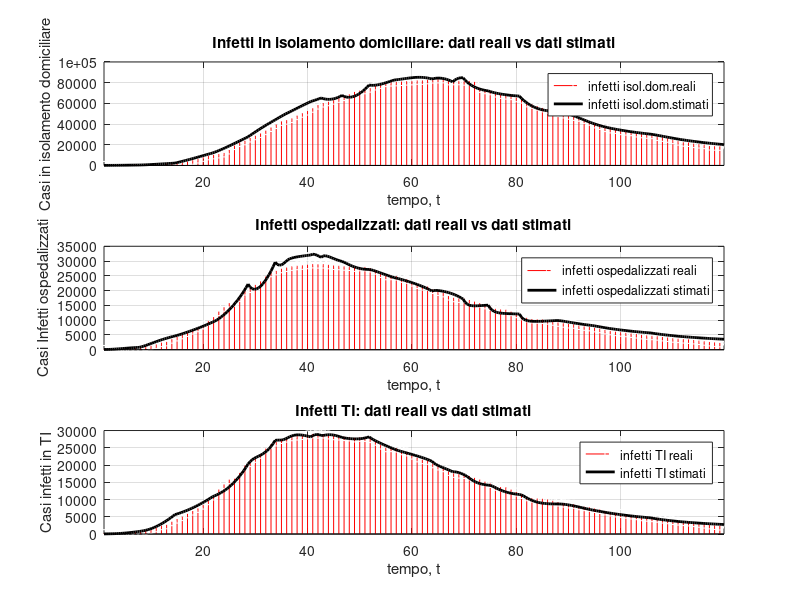

Write MATLAB code to recreate this figure.
close all
clc
%Popolazione italiana
popolazione=60e6;

%parametro di integrazione
%discretizzazione del sistema continuo (per poterne calcolare l'evoluzione numericamente) secondo il metodo di Eulero
%time-step
step = 0.4;
tempoMax= 120;
t = 1:step:tempoMax;

%-------------------------------------------------------------------------
%------------------------------ DATI REALI -------------------------------
%-------------------------------------------------------------------------


%persone in isolamento domiciliare (Q)
real_Q = [94	162	221	284	412	543	798	927	1000	1065	1155	1060	1843	2180	2936	2599	3724	5036	6201	7860	9268	10197	11108	12090	14935	19185	22116	23783	26522	28697	30920	33648	36653	39533	42588	43752	45420	48134	50456	52579	55270	58320	60313	61557	63084	64873	66534	68744	71063	72333	73094	74696	76778	78364	80031	80589	80758	81104	81510	81710	82286	82212	82722	83504	83619	83652	81708	81796	81808	81436	81678	80770	74426	73139	72157	69974	68679	67950	67449	65392	64132	60470	59012	57278	55597	54422	52452	51051	49770	48485	47428	46574	44504	42732	40118	38606	36561	35275	34844	33569	33202	32588	31359	30582	30111	29718	28028	27141	26270	24877	23518	22471	22213	21091	20649	20066	18750	18586	18510	18472];
real_Qt = transpose(real_Q);

%ricoverati con sintomi (I1)
real_I1 = [101	114	128	248	345	401	639	742	1034	1346	1790	2394	2651	3557	4316	5038	5838	6650	7426	8372	9663	11025	12894	14363	15757	16020	17708	19846	20692	21937	23112	24753	26029	26676	27386	27795	28192	28403	28540	28741	29010	28949	28976	28718	28485	28399	28242	28144	27847	28023	28011	27643	26893	25786	25007	25033	24906	24134	23805	22871	22068	21533	21372	20353	19723	19210	18149	17569	17357	17242	16823	16270	15769	15174	14636	13834	13618	13539	12865	12172	11453	10792	10400	10311	10207	9991	9624	9269	8957	8695	8613	8185	7917	7729	7379	7094	6680	6387	6099	5916	5742	5503	5301	5002	4864	4729	4581	4320	4131	3893	3747	3594	3489	3301	3113	2867	2632	2474	2314	2038];
real_I1t = transpose(real_I1);

%ricoverati in terapia intensiva (I2)
real_I2 = [26	35	36	56	64	105	140	166	229	295	351	462	567	650	733	877	1028	1153	1328	1518	1672	1851	2060	2257	2498	2655	2857	3009	3204	3396	3489	3612	3732	3856	3906	3981	4023	4035	4053	4068	3994	3977	3898	3792	3693	3605	3497	3381	3343	3260	3186	3079	2936	2812	2733	2635	2573	2471	2384	2267	2173	2102	2009	1956	1863	1795	1694	1578	1539	1501	1479	1427	1333	1311	1168	1034	1027	999	952	893	855	808	775	762	749	716	676	640	595	572	553	541	521	505	489	475	450	435	424	408	353	338	316	293	287	283	263	249	236	227	220	209	207	177	163	168	161	152	148	127];
real_I2t = transpose(real_I2);


%-------------------------------------------------------------------------
%----------   VETTORI PER L'EVOLUZIONE NEL TEMPO DELLE VARIABILI ---------
%-------------------------------------------------------------------------

S = zeros(1, length(t));
E = zeros(1, length(t));
A = zeros(1, length(t));
Q = zeros(1, length(t));
I1 = zeros(1, length(t));
I2 = zeros(1, length(t));
R = zeros(1, length(t));
M = zeros(1, length(t));
T = zeros(1, length(t));


%-------------------------------------------------------------------------
%-------------------------- CONDIZIONI INIZIALI --------------------------
%-------------------------------------------------------------------------
E(1) = 50;  
A(1) = 4324; 
Q(1) = 94;
I1(1) = 101;
I2(1) = 26;
R(1) = 1;
S(1) = popolazione - E(1)- Q(1) - I1(1) - I2(1) - R(1);
M(1) = 0;
T(1) = 0;


%-------------------------------------------------------------------------
%---------------------- PARAMETRI FISSI NEL TEMPO -------------------------
%-------------------------------------------------------------------------

beta = 0.000000008;
c= 1;
d1 = 0.011;     %tasso di mortalità di S
b = S(1)*d1;    %numero di persone in ingresso al compartimento S
d2 = 0.018;     %tasso di mortalità di E
d3 = 0.019;     %tasso di mortalità di A
d4 = 0.02;      %tasso di mortalità di Q
d5 = 0.05;      %tasso di mortalità di I1
d7 = 0.009;     %tasso di mortalità di R
d6 = 0.03;
tau1 = 0.2;     %inverso del tempo medio per l'insorgenza dei sintomi
tau2 = 0.25;    %inverso del tempo medio per l'esito del tampone
k = 0.2;        %inverso del tempo medio trascorso dai soggetti nel compartimento E 
         
%-------------------------------------------------------------------------
%---------------------- PARAMETRI VARIABILI NEL TEMPO --------------------
%-------------------------------------------------------------------------

gamma1 = 0;     %tasso di guarigione senza controlli specifici per infetti in isolamento domiciliare 
gamma2 = 0;     %tasso di guarigione senza controlli specifici per infetti ospedalizzati 
u_p = 0;        %controllo preventivo (distanza sociale, igiene delle mani ecc...)
u_Ta = 0.02;    %controllo riguardante il tampone
u_1 = 0.004;    %controllo riguardante cure a casa
u_2 = 0.005;    %controllo riguardante cure in ospedale no in terapia intensiva
u_3 = 0.006;    %controllo riguardante cure in ospedale in terapia intensiva
rho1 = 1;       %peso del controllo u_1
rho2 = 1;       %peso del controllo u_2
rho3 = 1;       %peso del controllo u_3
p = 0.2;        %percentuale persone in isolamento domiciliare rispetto i nuovi casi positivi, 
                
theta = 0.03;   %percentuale di test
lambda = 0.015; %percentuale di tesi positivi
sigma1 = 0.3;   %tasso di complicanza della malattia
m = 0.001;      %tasso di mortalità a causa della malattia

disp('%%%%%%%%%%%%%%%% VALORE DEL NUMERO DI RIPRODUZIONE DI BASE, R0 %%%%%%%%%%%%%%%%')
R0 = (beta*b)/(d1*(d2+k))

%-------------------------------------------------------------------------
%------------------------------ SIMULAZIONE ------------------------------
%-------------------------------------------------------------------------

for i=1:length(t)-1
  
     if (i>=7/step) && (i<14/step)
       gamma1 = 0; 
       gamma2 = 0;
        u_p = 0;  
        u_Ta = 0.03; 
        u_1 = 0.04;  
        u_2 = 0.005;  
        u_3 = 0.006;  
        p = 0.2; 
        theta = 0.05;  
        lambda = 0.03; 
        m = 0.001;
     end
     
     if (i>=14/step) && (i<21/step)
        u_p = 0.01;  
        u_Ta = 0.04; 
        u_1 = 0.004;  
        u_2 = 0.005;  
        u_3 = 0.006;  
        p = 0.4; 
        theta = 0.05;  
        lambda = 0.04; 
        m = 0.13; %le morti sono aumentate vertiginosamente
     end
     
     if (i>=21/step) && (i<28/step)   %lockdown  
        u_Ta = 0.05; 
        u_2 = 0.009;  
        u_3 = 0.01;  
        theta = 0.06; 
        rho2 = 10;  
        lambda = 0.05; 
        m = 0.16; 
     end
     
     
     if (i>=28/step) && (i<33/step)
        gamma1 = 0.002; 
        gamma2 = 0.001;
        u_p = 0.1;  
        u_Ta = 0.05; 
        u_1 = 0.03;  
        u_2 = 0.035;  
        u_3 = 0.05;  
        p = 0.6; 
        theta = 0.06; 
        rho2 = 8;  
        rho3 = 1;
        tau2 = 0.25;           
        sigma1 = sigma1+0.01; 
        lambda = 0.052; 
        m = m+0.01; 
     end
     
     if (i>=33/step) && (i<35/step)
        gamma1 = 0.002; 
        gamma2 = 0.001;
        u_p = 0.1;  
        u_Ta = 0.05; 
        u_1 = 0.03;  
        u_2 = 0.045;  
        u_3 = u_3+0.002;  
        p = 0.6; 
        theta = 0.06; 
        rho2 = 10; 
        rho3 = 3;
        tau2 = 0.25;           
        sigma1 = sigma1+0.05; 
        lambda = 0.054; 
        m = m+0.04;
     end
     
     if (i>=35/step) && (i<40/step)
       beta = 0.0000000045;
       gamma1 = 0.002; 
       gamma2 = 0.001;
        u_p = 0.2;  
        u_Ta = 0.05; 
        u_1 = 0.04;  
        u_2 = 0.05;  
        u_3 = 0.06;  
        p = 0.65; 
        theta = 0.07;            
        sigma1 = sigma1-0.006; 
        lambda = 0.052; 
     end
     if (i>=40/step) && (i<42/step) %i primi risultati del lockdown si iniziano a vedere ora, controllo u_p aumenta molto
        u_p = 0.4;  
        u_Ta = u_Ta+0.002; 
        u_1 = 0.045;  
        u_3 = 0.051;  
        p = 0.6; 
        theta = theta+0.002;            
        sigma1 = sigma1-0.006; 
        m = 0.47; 
     end
     
     if (i>=42/step) && (i<46/step)  
        u_Ta = u_Ta+0.002; 
        u_1 = 0.045;    
        u_3 = 0.051;  
        p = 0.6; 
        theta = theta+0.002; 
        gamma1 = 0.02;           %aumentano persone che guariscono anche senza controlli
        rho1 = 3;          
        lambda = 0.08;
        m = 0.45;
     end
     
     if (i>=46/step) && (i<51/step)
        u_p = 0.55;  
        u_Ta = u_Ta+0.002; 
        u_1 = 0.05;  
        u_2 = 0.051;  
        u_3 = 0.052;   
        theta = theta+0.002; 
        rho1 = 4.4; 
        sigma1 = sigma1-0.001;  
        m = m-0.008;
     end
     if (i>=51/step) && (i<56/step)
        u_p = 0.6;  
        u_Ta = u_Ta+0.002;  
        u_1 = 0.05;  
        u_2 = 0.051;  
        u_3 = 0.065;  
        p = 0.6; 
        theta = theta+0.002; 
        gamma1 = 0.1;  
        rho1 = 4.3;  
        rho3 = 3.2;         
        lambda = lambda-0.0015;  %diminuiscono i positivi in relazione al numero di tamponi effettuati
                                 %il tasso di complicanza si inizia a stabilizzare anche grazie agli effetti
                                 %del controllo u_2 che evitano che le persone vadano in I2     
     end
     if (i>=56/step) && (i<63/step) 
        u_Ta = u_Ta+0.002; 
        u_1 = 0.05;  
        u_2 = 0.05;  
        u_3 = 0.065;  
        theta = theta+0.003;   
        gamma1 = 0.11;  
        rho1 = 4.35;  
        rho3 = 3.2;            
        lambda = lambda-0.0015;  
        m = m-0.001;
            
     end
     
     if (i>=63/step) &&(i<67/step)
        u_p = u_p-0.05;             %inizia a diminuire controllo preventivo 
        u_Ta = u_Ta+0.002; 
        u_1 = 0.045;  
        theta = theta+0.003;
        gamma1 = 0.14;  
        rho1 = 3.5;    
        rho2 = 9; 
        rho3 = 3.6;
        sigma1 = sigma1-0.01;
        lambda = lambda-0.0012;  
        m = m-0.007;                
        
     end
     
     if (i>=67/step) && (i<69/step)
        u_Ta = u_Ta+0.002;   
        u_1 = 0.03;  
        u_2 = 0.05;  
        u_3 = 0.055;  
        theta = theta+0.003;
        gamma1 = 0.12;  
        rho1 = 3;     
        sigma1 = sigma1-0.01;
        lambda = lambda-0.0012;  
        m = m-0.007;  
        
     end
     if (i>=69/step) && (i<74/step)
        gamma1 = 0.15;  
        gamma2 = 0.001;
        lambda = 0.014; 
     end
     if (i>=74/step) && (i<80/step)
         u_1 = 0.02;  
        u_2 = 0.05;  
        u_3 = 0.055;  
        gamma2 = 0.01;
        rho1 = 2.5;    
        lambda = 0.011;
     end
     if (i>=80/step) && (i<87/step)
        u_Ta = u_Ta+0.002; 
         u_1 = 0.035;  
        u_2 = 0.06;  
        u_3 = 0.06;  
        rho1 = 3;    
        rho2 = 10; 
        lambda = 0.01;
        
     end
     
     if (i>=87/step) && (i<94/step)
        u_Ta = u_Ta+0.002; 
         u_1 = u_1+0.003;  
        u_2 = u_2+0.002;  
        u_3 = u_3+0.001;  
     end
     
     if (i>=94/step) && (i<105/step)
        u_Ta = u_Ta+0.002; 
        u_2 = u_2+0.003;  
        gamma1 = gamma1+0.007;
     end
     
     if (i>=105/step) && (i<120/step)
        u_Ta = u_Ta+0.002; 
        u_1 = u_1+0.0025;  
        u_2 = u_2+0.005;  
        gamma1 = gamma1+0.005;  
        rho3 = 4;
     end
     
    T(i+1) = i;
    S(i+1) = S(i)+step*(b-(+d1+beta*E(i)*(1-c*u_p)+c*theta*u_Ta)*S(i)+c*(1-lambda)*tau2*A(i)); 
    E(i+1) = E(i)+step*(beta*E(i)*(1-c*u_p)*S(i)-(d2+c*theta*tau1*u_Ta+k)*E(i)); 
    A(i+1) = A(i)+step*(c*theta*u_Ta*S(i)+c*theta*tau1*u_Ta*E(i)-c*(1-lambda)*tau2*A(i)-d3*A(i)-c*lambda*tau2*A(i));
    Q(i+1) = Q(i)+step*(c*p*lambda*tau2*A(i)-(d4+gamma1+c*rho1*u_1)*Q(i));
    I1(i+1) = I1(i)+step*(k*E(i)+c*(1-p)*lambda*tau2*A(i)-(d5+gamma2+c*rho2*u_2+sigma1)*I1(i));
    I2(i+1) = I2(i)+step*(sigma1*I1(i)-(m+d6+c*rho3*u_3)*I2(i)); 
    R(i+1) = R(i)+step*((gamma1+c*rho1*u_1)*Q(i)+(gamma2+c*rho2*u_2)*I1(i)+rho3*u_3-d7*R(i));
    M(i+1) = M(i)+step*(m*I2(i)); 
    
    
    
   
end    


Q_trasp = transpose(Q);
I1_trasp = transpose(I1);
I2_trasp = transpose(I2);
infected = [Q_trasp I1_trasp I2_trasp];


%-------------------------------------------------------------------------
%------------------- VISUALIZZAZIONE SIMULAZIONE -------------------------
%-------------------------------------------------------------------------



subplot(3,1,1),stem(1:120,real_Q, 'Color','red', 'MarkerEdgeColor','white');
xlim([t(1) t(end)])
hold on
plot(t,Q, '- k','linewidth',2)
title('Infetti in isolamento domiciliare: dati reali vs dati stimati');
legend('infetti isol.dom.reali', 'infetti isol.dom.stimati','Location','northeast'); 
grid on;
xlabel('tempo, t'); 
ylabel('Casi in isolamento domiciliare');


subplot(3,1,2),stem(1:120,real_I1, 'Color','red', 'MarkerEdgeColor','white');
xlim([t(1) t(end)])
hold on;
plot(t,I1, '- k','linewidth',2)
title('Infetti ospedalizzati: dati reali vs dati stimati');
legend('infetti ospedalizzati reali', 'infetti ospedalizzati stimati','Location','northeast'); 
grid on;
xlabel('tempo, t'); 
ylabel('Casi Infetti ospedalizzati');



subplot(3,1,3),stem(1:120,real_I1, 'Color','red', 'MarkerEdgeColor','white');
xlim([t(1) t(end)])
hold on;
plot(t,I2, '- k','linewidth',2);
title('Infetti TI: dati reali vs dati stimati');
legend('infetti TI reali', 'infetti TI stimati','Location','northeast'); 
grid on;
xlabel('tempo, t'); 
ylabel('Casi infetti in TI');

set(gcf, 'Position',  [550, 50, 700, 720])
